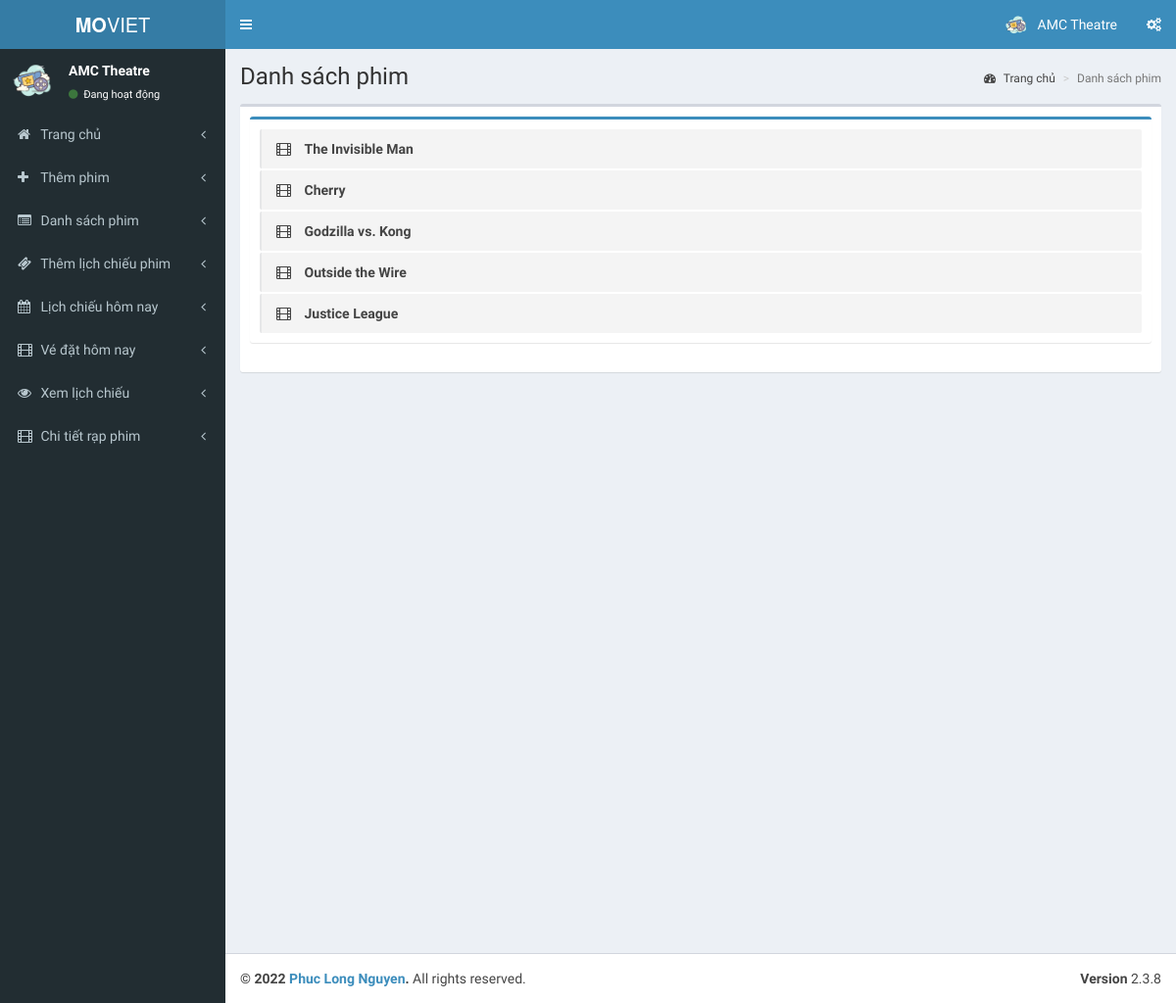
/theatre/pages/view_movie.php (signed in), run on an earlier commit of the app's database.
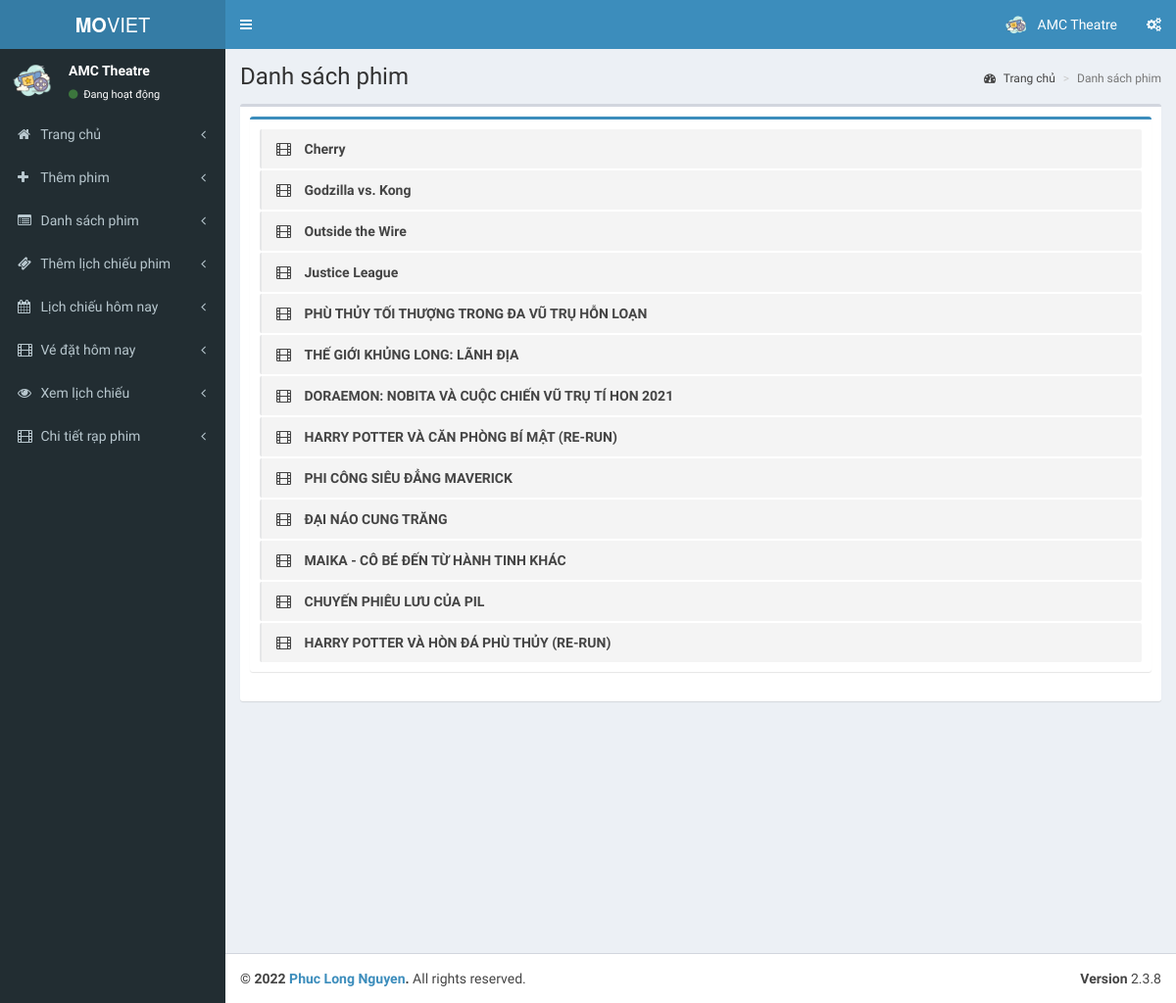
And on a later commit of the database.
### tables this page shows
CREATE TABLE IF NOT EXISTS `tbl_movie` (
  `movie_id` int(11) NOT NULL AUTO_INCREMENT,
  `t_id` int(11) NOT NULL COMMENT 'theatre id',
  `movie_name` varchar(255) NOT NULL,
  `cast` text NOT NULL,
  `desc` text NOT NULL,
  `release_date` date NOT NULL,
  `image` varchar(200) NOT NULL,
  `video_url` varchar(200) NOT NULL,
  `status` int(1) NOT NULL COMMENT '0 means active ',
  PRIMARY KEY (`movie_id`)
);

### theatre/pages/view_movie.php (the view, shortened to what this page needs)
<?php
include('header.php');
?>
  <div class="content-wrapper">
    <section class="content-header">
      <h1>
        Danh sách phim
      </h1>
      <ol class="breadcrumb">
        <li><a href="index"><i class="fa fa-dashboard"></i> Trang chủ</a></li>
        <li class="active">Danh sách phim</li>
      </ol>
    </section>
    <section class="content">
      <div class="box">
        <div class="box-body">
            <div class="box box-primary">
            <div class="box-body">
              <ul class="todo-list">
                 <?php
                        $qry7=mysqli_query($con,"select * from tbl_movie");
                        if(mysqli_num_rows($qry7))
                        {
                        while($c=mysqli_fetch_array($qry7))
                        {
                        ?>
                <li>
                      <span class="handle">
                        <i class="fa fa-film"></i>
                      </span>
                  <span class="text"><?php echo $c['movie_name'];?></span>
                </li>
                  <?php
                       }}
                     ?>
            </div>
          </div>
        </div>
      </div>
    </section>
  </div>
  <?php
include('footer.php');
?>

What changed in the data, as far as the page shows it:
removed tbl_movie: movie_name "The Invisible Man"
added tbl_movie: movie_name "PHÙ THỦY TỐI THƯỢNG TRONG ĐA VŨ TRỤ HỖN LOẠN"
added tbl_movie: movie_name "THẾ GIỚI KHỦNG LONG: LÃNH ĐỊA"
added tbl_movie: movie_name "DORAEMON: NOBITA VÀ CUỘC CHIẾN VŨ TRỤ TÍ HON 2021"
added tbl_movie: movie_name "HARRY POTTER VÀ CĂN PHÒNG BÍ MẬT (RE-RUN)"
added tbl_movie: movie_name "PHI CÔNG SIÊU ĐẲNG MAVERICK"
added tbl_movie: movie_name "ĐẠI NÁO CUNG TRĂNG"
added tbl_movie: movie_name "MAIKA - CÔ BÉ ĐẾN TỪ HÀNH TINH KHÁC"
added tbl_movie: movie_name "CHUYẾN PHIÊU LƯU CỦA PIL"
added tbl_movie: movie_name "HARRY POTTER VÀ HÒN ĐÁ PHÙ THỦY (RE-RUN)"
